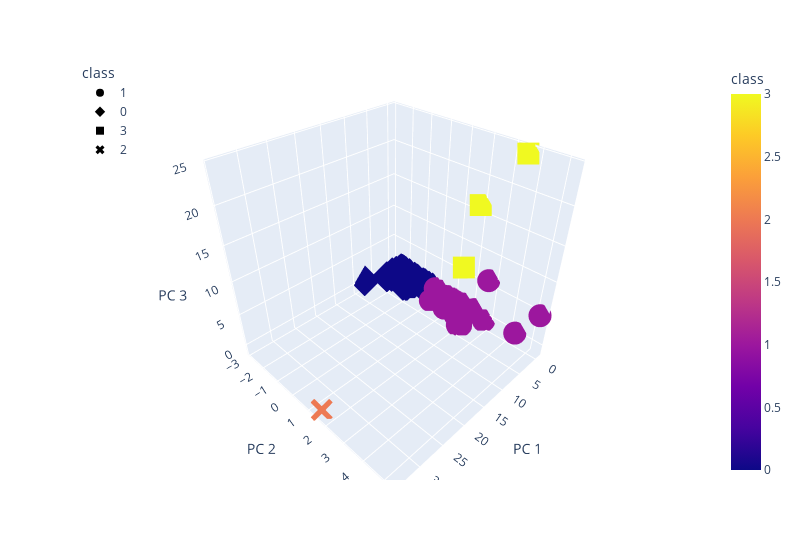

The notebook cell this image was saved under:
### Code cell
# Creating a 3D-Scatter with the PCA data and the clusters
# Plotting the clusters with three features
fig = px.scatter_3d(clustered_df, x="PC 1", y="PC 2", z="PC 3", color="class", symbol="class", width=800)
fig.update_layout(legend=dict(x=0,y=1))
fig.show()

### Figure 1 — Plotly figure (JSON) as saved in the notebook; plotly's stock layout.template omitted (floating-point values rounded to 4 significant figures; data arrays with more than 128 entries replaced by an {"elided": "..."} marker saying what was removed)
{"data": [{"hovertemplate": "class=%{marker.color}<br>PC 1=%{x}<br>PC 2=%{y}<br>PC 3=%{z}<extra></extra>", "legendgroup": "1", "marker": {"color": {"elided": "289 int values"}, "coloraxis": "coloraxis", "symbol": "circle"}, "mode": "markers", "name": "1", "scene": "scene", "showlegend": true, "type": "scatter3d", "x": {"elided": "289 float values"}, "y": {"elided": "289 float values"}, "z": {"elided": "289 float values"}}, {"hovertemplate": "class=%{marker.color}<br>PC 1=%{x}<br>PC 2=%{y}<br>PC 3=%{z}<extra></extra>", "legendgroup": "0", "marker": {"color": {"elided": "239 int values"}, "coloraxis": "coloraxis", "symbol": "diamond"}, "mode": "markers", "name": "0", "scene": "scene", "showlegend": true, "type": "scatter3d", "x": {"elided": "239 float values"}, "y": {"elided": "239 float values"}, "z": {"elided": "239 float values"}}, {"hovertemplate": "class=%{marker.color}<br>PC 1=%{x}<br>PC 2=%{y}<br>PC 3=%{z}<extra></extra>", "legendgroup": "3", "marker": {"color": [3, 3, 3], "coloraxis": "coloraxis", "symbol": "square"}, "mode": "markers", "name": "3", "scene": "scene", "showlegend": true, "type": "scatter3d", "x": [4.43, -0.339, -0.4034], "y": [2.201, 1.916, 3.59], "z": [9.237, 16.3, 24.36]}, {"hovertemplate": "class=%{marker.color}<br>PC 1=%{x}<br>PC 2=%{y}<br>PC 3=%{z}<extra></extra>", "legendgroup": "2", "marker": {"color": [2], "coloraxis": "coloraxis", "symbol": "x"}, "mode": "markers", "name": "2", "scene": "scene", "showlegend": true, "type": "scatter3d", "x": [34.04], "y": [1.501], "z": [-0.8781]}], "layout": {"coloraxis": {"colorbar": {"title": {"text": "class"}}, "colorscale": [[0, "#0d0887"], [0.1111, "#46039f"], [0.2222, "#7201a8"], [0.3333, "#9c179e"], [0.4444, "#bd3786"], [0.5556, "#d8576b"], [0.6667, "#ed7953"], [0.7778, "#fb9f3a"], [0.8889, "#fdca26"], [1, "#f0f921"]]}, "legend": {"title": {"text": "class"}, "tracegroupgap": 0, "x": 0, "y": 1}, "margin": {"t": 60}, "scene": {"domain": {"x": [0, 1], "y": [0, 1]}, "xaxis": {"title": {"text": "PC 1"}}, "yaxis": {"title": {"text": "PC 2"}}, "zaxis": {"title": {"text": "PC 3"}}}, "width": 800}}
